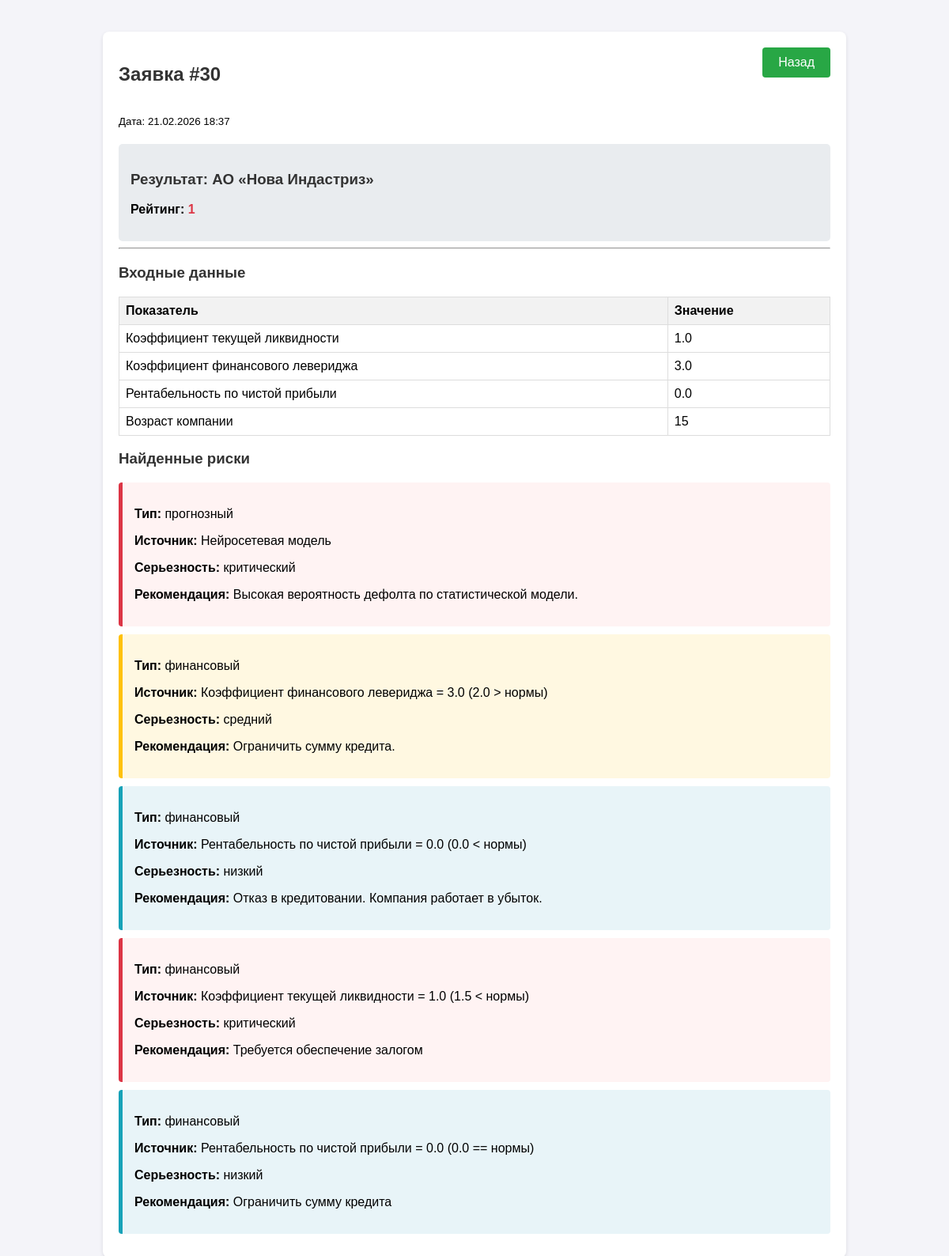
Page /history/30 (signed in) on the committed database.
### app/models/models.py (models this page shows)
class CreditApplication(Base):
    __tablename__ = "applications"
    id = Column(Integer, primary_key=True, index=True)
    company_name = Column(String)
    industry = Column(String)
    financial_data = Column(JSON) # Храним JSON с коэффицентами
    business_description = Column(String)
    user_id = Column(Integer, ForeignKey("users.id"))
    rating = Column(Integer, default=0)
    status = Column(String, default="Обработан") # или "Отклонен"
    created_at = Column(DateTime, default=datetime.datetime.now)
    user_id = Column(Integer, ForeignKey("users.id", ondelete="CASCADE"))
    user = relationship("User", back_populates="applications")
    risks = relationship("FoundRisk", back_populates="application", cascade="all, delete-orphan")

class FoundRisk(Base):
    __tablename__ = "found_risks"
    id = Column(Integer, primary_key=True, index=True)
    application_id = Column(Integer, ForeignKey("applications.id"))
    risk_type = Column(String)
    source = Column(String)
    severity = Column(String)
    recommendation = Column(String)
    application_id = Column(Integer, ForeignKey("applications.id", ondelete="CASCADE"))
    application = relationship("CreditApplication", back_populates="risks")

### app/api/views.py (the view)
@router.get("/history/{app_id}", response_class=HTMLResponse)
async def application_details(
    request: Request,
    app_id: int,
    user = Depends(require_user),
    db: Session = Depends(get_db)
):
    application = db.query(CreditApplication).filter(CreditApplication.id == app_id).first()
    if not application or (user.role != "admin" and application.user_id != user.id):
        raise HTTPException(status_code=404, detail="Заявка не найдена")
    risks = db.query(FoundRisk).filter(FoundRisk.application_id == app_id).all()
    return templates.TemplateResponse("main/details.html", {
        "request": request,
        "user": user,
        "app": application,
        "risks": risks,
        "labels": FINANCIAL_LABELS
    })

### app/templates/main/details.html (shortened to what this page needs)
{% extends "base.html" %}
{% block content %}
<div style="display: flex; justify-content: space-between;">
    <h2>Заявка #{{ app.id }}</h2>
    <a href="/profile"><button>Назад</button></a>
</div>
<p><small>Дата: {{ app.created_at.strftime('%d.%m.%Y %H:%M') }}</small></p>
<div class="stats">
    <h3>Результат: {{ app.company_name }}</h3>
    <p><strong>Рейтинг:</strong>
        <span class="{% if app.rating > 70 %}text-success{% elif app.rating > 40 %}text-warning{% else %}text-danger{% endif %}">
            {{ app.rating }}
        </span>
    </p>
</div>
<hr>
<h3>Входные данные</h3>
<table>
    <tr><th>Показатель</th><th>Значение</th></tr>
    {% for key, value in app.financial_data.items() %}
    <tr>
        <td>{{ labels.get(key, key) }}</td>
        <td>{{ value }}</td>
    </tr>
    {% endfor %}
</table>
<h3>Найденные риски</h3>
{% if risks %}
    {% for risk in risks %}
    {% if risk.severity == 'критический' %}
        <div class="risk-card-critical">
    {% elif risk.severity == 'средний' %}
        <div class="risk-card-medium">
    {% else %}
        <div class="risk-card-low">
    {% endif %}
        <p><strong>Тип:</strong> {{ risk.risk_type }}</p>
        <p><strong>Источник:</strong> {{ risk.source }}</p>
        <p><strong>Серьезность:</strong> {{ risk.severity }}</p>
        <p><strong>Рекомендация:</strong> {{ risk.recommendation }}</p>
    </div>
    {% endfor %}
{% else %}
    <p class="text-success">Риски не обнаружены.</p>
{% endif %}
{% endblock %}

### app/templates/base.html (style rules this page uses)
body { font-family: Arial, sans-serif; margin: 40px; background-color: #f4f4f9; }
h1, h2, h3 { color: #333; }
button { background-color: #28a745; color: white; padding: 10px 20px; border: none; border-radius: 4px; cursor: pointer; font-size: 16px; }
a { text-decoration: none; color: #007bff; }
.text-danger { color: #dc3545; font-weight: bold; }
.stats { background-color: #e9ecef; padding: 15px; border-radius: 5px; margin-top: 20px; }
table { width: 100%; border-collapse: collapse; margin-top: 10px; }
th, td { border: 1px solid #ddd; padding: 8px; text-align: left; }
th { background-color: #f2f2f2; }

### app/templates/main/details.html (style rules this page uses)
.risk-card-critical { border-left: 5px solid #dc3545; background-color: #fff3f3; padding: 15px; margin-bottom: 10px; border-radius: 4px; }
.risk-card-medium { border-left: 5px solid #ffc107; background-color: #fff8e1; padding: 15px; margin-bottom: 10px; border-radius: 4px; }
.risk-card-low { border-left: 5px solid #17a2b8; background-color: #e8f4f8; padding: 15px; margin-bottom: 10px; border-radius: 4px; }

### rows in the picture
CreditApplication: id "30", created_at "21.02.2026 18:37", company_name "АО «Нова Индастриз»", rating "1"
FoundRisk: risk_type "прогнозный", source "Нейросетевая модель", severity "критический", recommendation "Высокая вероятность дефолта по статистической модели."
FoundRisk: risk_type "финансовый", source "Коэффициент финансового левериджа = 3.0 (2.0 > нормы)", severity "средний", recommendation "Ограничить сумму кредита."
FoundRisk: risk_type "финансовый", source "Рентабельность по чистой прибыли = 0.0 (0.0 < нормы)", severity "низкий", recommendation "Отказ в кредитовании. Компания работает в убыток."
FoundRisk: risk_type "финансовый", source "Коэффициент текущей ликвидности = 1.0 (1.5 < нормы)", severity "критический", recommendation "Требуется обеспечение залогом"
FoundRisk: risk_type "финансовый", source "Рентабельность по чистой прибыли = 0.0 (0.0 == нормы)", severity "низкий", recommendation "Ограничить сумму кредита"

### other values in the picture
{{ labels.get(key, key) }} "Коэффициент текущей ликвидности" "Коэффициент финансового левериджа" "Рентабельность по чистой прибыли" "Возраст компании"
{{ value }} "1.0" "3.0" "0.0" "15"
